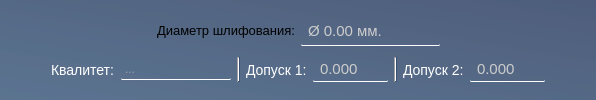
                    <widget class="QWidget" name="widget_9" native="true">
                     <property name="styleSheet">
                      <string notr="true">QWidget {
	background: qlineargradient(spread:pad, x1:0, y1:1, x2:1, y2:0, stop:0 rgba(39, 72, 109, 129), stop:1 rgba(21, 41, 81, 129));

}
Line {
	background: qlineargradient(spread:pad, x1:0, y1:0, x2:1, y2:1, stop:0 rgba(8, 81, 97, 128), stop:1 rgba(0, 117, 142, 106))
}</string>
                     </property>
                     <layout class="QVBoxLayout" name="verticalLayout_17">
                      <item>
                       <layout class="QHBoxLayout" name="horizontalLayout_12">
                        <property name="topMargin">
                         <number>0</number>
                        </property>
                        <item>
                         <spacer name="horizontalSpacer_17">
                          <property name="orientation">
                           <enum>Qt::Orientation::Horizontal</enum>
                          </property>
                          <property name="sizeHint" stdset="0">
                           <size>
                            <width>40</width>
                            <height>20</height>
                           </size>
                          </property>
                         </spacer>
                        </item>
                        <item>
                         <widget class="QLabel" name="label_14">
                          <property name="sizePolicy">
                           <sizepolicy hsizetype="Preferred" vsizetype="Maximum">
                            <horstretch>0</horstretch>
                            <verstretch>0</verstretch>
                           </sizepolicy>
                          </property>
                          <property name="font">
                           <font>
                            <pointsize>10</pointsize>
                           </font>
                          </property>
                          <property name="styleSheet">
                           <string notr="true">background:none;
border: none</string>
                          </property>
                          <property name="text">
                           <string>Диаметр шлифования:</string>
                          </property>
                          <property name="alignment">
                           <set>Qt::AlignmentFlag::AlignCenter</set>
                          </property>
                         </widget>
                        </item>
                        <item alignment="Qt::AlignmentFlag::AlignHCenter">
                         <widget class="QDoubleSpinBox" name="diameter">
                          <property name="sizePolicy">
                           <sizepolicy hsizetype="Minimum" vsizetype="Maximum">
                            <horstretch>0</horstretch>
                            <verstretch>0</verstretch>
                           </sizepolicy>
                          </property>
                          <property name="minimumSize">
                           <size>
                            <width>0</width>
                            <height>30</height>
                           </size>
                          </property>
                          <property name="styleSheet">
                           <string notr="true">QDoubleSpinBox {
	padding: 2 5 2 5;	
	border: none;
	border-bottom: 1px solid white;
	border-radius: 1px;
	background: rgba(255, 255, 255, 0);
	transition: color 0.3s ease;
	transition: border-bottom 0.4s ease;
	color: rgb(204, 204, 204);
	font-size: 11pt;
}

QDoubleSpinBox:disabled {
	color: rgb(120, 106, 107);
	background: rgba(255, 255, 255, 20);
}

QDoubleSpinBox:hover {
	color: rgb(255, 255, 255)
}

QDoubleSpinBox:pressed {
	border-bottom: 1px solid white;
}
</string>
                          </property>
                          <property name="prefix">
                           <string>Ø </string>
                          </property>
                          <property name="suffix">
                           <string> мм.</string>
                          </property>
                          <property name="maximum">
                           <double>10000.000000000000000</double>
                          </property>
                         </widget>
                        </item>
                        <item>
                         <spacer name="horizontalSpacer_18">
                          <property name="orientation">
                           <enum>Qt::Orientation::Horizontal</enum>
                          </property>
                          <property name="sizeHint" stdset="0">
                           <size>
                            <width>40</width>
                            <height>20</height>
                           </size>
                          </property>
                         </spacer>
                        </item>
                       </layout>
                      </item>
                      <item>
                       <layout class="QHBoxLayout" name="horizontalLayout_2">
                        <property name="bottomMargin">
                         <number>0</number>
                        </property>
                        <item>
                         <spacer name="horizontalSpacer_24">
                          <property name="orientation">
                           <enum>Qt::Orientation::Horizontal</enum>
                          </property>
                          <property name="sizeHint" stdset="0">
                           <size>
                            <width>40</width>
                            <height>20</height>
                           </size>
                          </property>
                         </spacer>
                        </item>
                        <item>
                         <widget class="QLabel" name="label_25">
                          <property name="sizePolicy">
                           <sizepolicy hsizetype="Maximum" vsizetype="Fixed">
                            <horstretch>0</horstretch>
                            <verstretch>0</verstretch>
                           </sizepolicy>
                          </property>
                          <property name="maximumSize">
                           <size>
                            <width>16777215</width>
                            <height>300</height>
                           </size>
                          </property>
                          <property name="styleSheet">
                           <string notr="true">	margin-right: 0px; /* Расстояние между квадратиком и текстом */          
	border: none;	
	color: rgb(255, 255, 255) ;	
	background: none;
	font-size: 14px;</string>
                          </property>
                          <property name="text">
                           <string>Квалитет:</string>
                          </property>
                         </widget>
                        </item>
                        <item>
                         <widget class="QLineEdit" name="kvalitet_diameter_2">
                          <property name="enabled">
                           <bool>true</bool>
                          </property>
                          <property name="sizePolicy">
                           <sizepolicy hsizetype="Maximum" vsizetype="Fixed">
                            <horstretch>0</horstretch>
                            <verstretch>0</verstretch>
                           </sizepolicy>
                          </property>
                          <property name="maximumSize">
                           <size>
                            <width>16777215</width>
                            <height>16777215</height>
                           </size>
                          </property>
                          <property name="font">
                           <font>
                            <pointsize>-1</pointsize>
                            <bold>false</bold>
                           </font>
                          </property>
                          <property name="styleSheet">
                           <string notr="true">QLineEdit {
	padding: 2;	
	border: none;
	border-bottom: 1px solid white;
	border-radius: 1px;
	background: rgba(255, 255, 255, 0);
	transition: color 0.3s ease;
	transition: border-bottom 0.4s ease;
	color: rgb(204, 204, 204);
	font-size: 12px
}
QLineEdit:disabled {
	color: rgb(120, 106, 107);
	background: rgba(255, 255, 255, 20);
}

QLineEdit:hover {
	color: rgb(255, 255, 255)
}

QLineEdit:pressed {
	border-bottom: 1px solid white;
}</string>
                          </property>
                          <property name="text">
                           <string/>
                          </property>
                          <property name="placeholderText">
                           <string>...</string>
                          </property>
                         </widget>
                        </item>
                        <item>
                         <widget class="Line" name="line_5">
                          <property name="styleSheet">
                           <string notr="true"/>
                          </property>
                          <property name="orientation">
                           <enum>Qt::Orientation::Vertical</enum>
                          </property>
                         </widget>
                        </item>
                        <item>
                         <widget class="QLabel" name="label_27">
                          <property name="sizePolicy">
                           <sizepolicy hsizetype="Maximum" vsizetype="Fixed">
                            <horstretch>0</horstretch>
                            <verstretch>0</verstretch>
                           </sizepolicy>
                          </property>
                          <property name="maximumSize">
                           <size>
                            <width>16777215</width>
                            <height>300</height>
                           </size>
                          </property>
                          <property name="styleSheet">
                           <string notr="true">	margin-right: 0px; /* Расстояние между квадратиком и текстом */          
	border: none;	
	color: rgb(255, 255, 255) ;	
	background: none;
	font-size: 14px;</string>
                          </property>
                          <property name="text">
                           <string>Допуск 1:</string>
                          </property>
                         </widget>
                        </item>
                        <item>
                         <widget class="QDoubleSpinBox" name="dopusk_d_1">
                          <property name="enabled">
                           <bool>true</bool>
                          </property>
                          <property name="sizePolicy">
                           <sizepolicy hsizetype="Maximum" vsizetype="Fixed">
                            <horstretch>0</horstretch>
                            <verstretch>0</verstretch>
                           </sizepolicy>
                          </property>
                          <property name="maximumSize">
                           <size>
                            <width>16777215</width>
                            <height>16777215</height>
                           </size>
                          </property>
                          <property name="styleSheet">
                           <string notr="true">QDoubleSpinBox {
	padding: 2 5 2 5;	
	border: none;
	border-bottom: 1px solid white;
	border-radius: 1px;
	background: rgba(255, 255, 255, 0);
	transition: color 0.3s ease;
	transition: border-bottom 0.4s ease;
	color: rgb(204, 204, 204);
	font-size: 15px
}

QDoubleSpinBox:disabled {
	color: rgb(120, 106, 107);
	background: rgba(255, 255, 255, 20);
}

QDoubleSpinBox:hover {
	color: rgb(255, 255, 255)
}

QDoubleSpinBox:pressed {
	border-bottom: 1px solid white;
}
</string>
                          </property>
                          <property name="prefix">
                           <string/>
                          </property>
                          <property name="decimals">
                           <number>3</number>
                          </property>
                          <property name="minimum">
                           <double>-5.000000000000000</double>
                          </property>
                          <property name="maximum">
                           <double>5.000000000000000</double>
                          </property>
                          <property name="singleStep">
                           <double>0.005000000000000</double>
                          </property>
                          <property name="value">
                           <double>0.000000000000000</double>
                          </property>
                         </widget>
                        </item>
                        <item>
                         <widget class="Line" name="line_6">
                          <property name="styleSheet">
                           <string notr="true"/>
                          </property>
                          <property name="orientation">
                           <enum>Qt::Orientation::Vertical</enum>
                          </property>
                         </widget>
                        </item>
                        <item>
                         <widget class="QLabel" name="label_26">
                          <property name="sizePolicy">
                           <sizepolicy hsizetype="Maximum" vsizetype="Fixed">
                            <horstretch>0</horstretch>
                            <verstretch>0</verstretch>
                           </sizepolicy>
                          </property>
                          <property name="maximumSize">
                           <size>
                            <width>16777215</width>
                            <height>300</height>
                           </size>
                          </property>
                          <property name="styleSheet">
                           <string notr="true">	margin-right: 0px; /* Расстояние между квадратиком и текстом */          
	border: none;	
	color: rgb(255, 255, 255) ;	
	background: none;
	font-size: 14px;</string>
                          </property>
                          <property name="text">
                           <string>Допуск 2:</string>
                          </property>
                         </widget>
                        </item>
                        <item>
                         <widget class="QDoubleSpinBox" name="dopusk_d_2">
                          <property name="enabled">
                           <bool>true</bool>
                          </property>
                          <property name="sizePolicy">
                           <sizepolicy hsizetype="Maximum" vsizetype="Fixed">
                            <horstretch>0</horstretch>
                            <verstretch>0</verstretch>
                           </sizepolicy>
                          </property>
                          <property name="maximumSize">
                           <size>
                            <width>16777215</width>
                            <height>16777215</height>
                           </size>
                          </property>
                          <property name="styleSheet">
                           <string notr="true">QDoubleSpinBox {
	padding: 2 5 2 5;	
	border: none;
	border-bottom: 1px solid white;
	border-radius: 1px;
	background: rgba(255, 255, 255, 0);
	transition: color 0.3s ease;
	transition: border-bottom 0.4s ease;
	color: rgb(204, 204, 204);
	font-size: 15px
}

QDoubleSpinBox:disabled {
	color: rgb(120, 106, 107);
	background: rgba(255, 255, 255, 20);
}

QDoubleSpinBox:hover {
	color: rgb(255, 255, 255)
}

QDoubleSpinBox:pressed {
	border-bottom: 1px solid white;
}
</string>
                          </property>
                          <property name="prefix">
                           <string/>
                          </property>
                          <property name="decimals">
                           <number>3</number>
                          </property>
                          <property name="minimum">
                           <double>-5.000000000000000</double>
                          </property>
                          <property name="maximum">
                           <double>5.000000000000000</double>
                          </property>
                          <property name="singleStep">
                           <double>0.005000000000000</double>
                          </property>
                          <property name="value">
                           <double>0.000000000000000</double>
                          </property>
                         </widget>
                        </item>
                        <item>
                         <spacer name="horizontalSpacer_23">
                          <property name="orientation">
                           <enum>Qt::Orientation::Horizontal</enum>
                          </property>
                          <property name="sizeHint" stdset="0">
                           <size>
                            <width>40</width>
                            <height>20</height>
                           </size>
                          </property>
                         </spacer>
                        </item>
                       </layout>
                      </item>
                     </layout>
                    </widget>
